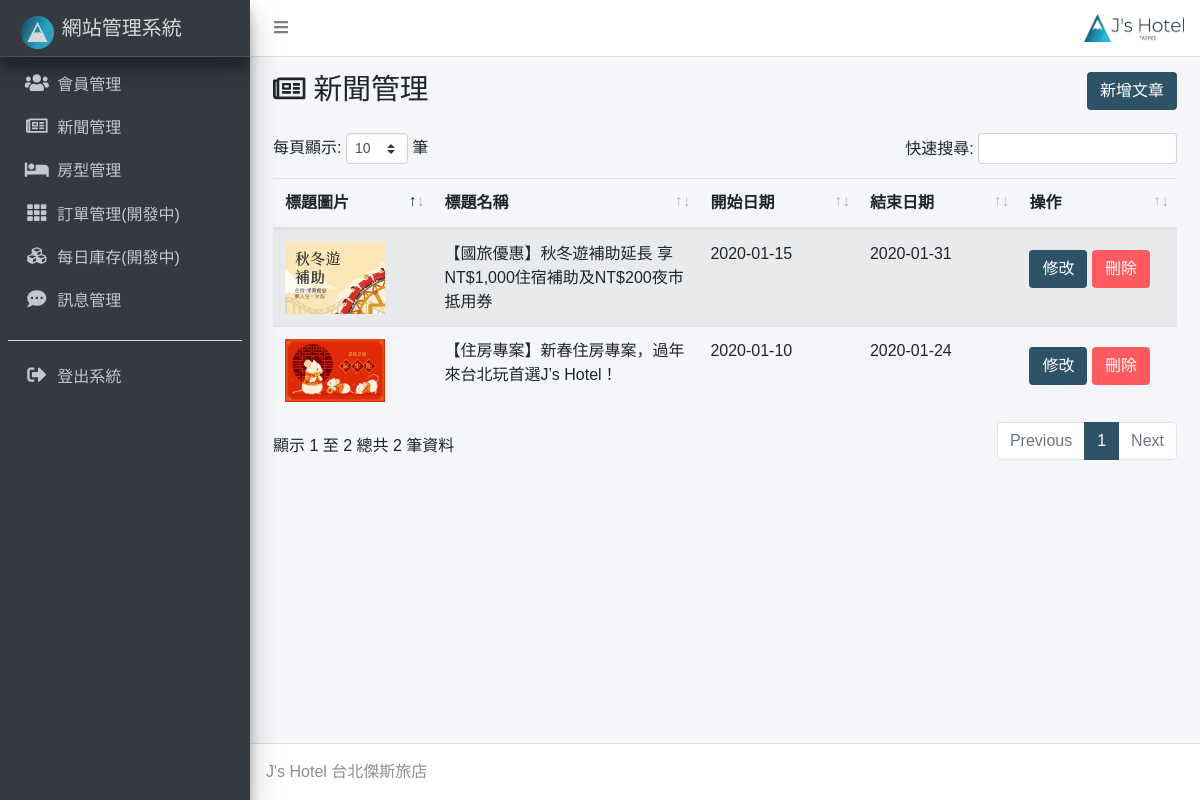
Screenshot of /admin_backend.php?go=admin_news (signed in) with the database file from the repository.
### tables this page shows
CREATE TABLE `news` (
  `id` int(10) UNSIGNED NOT NULL,
  `title` varchar(100) NOT NULL,
  `start_day` date NOT NULL,
  `end_day` date NOT NULL,
  `content` text NOT NULL,
  `title_picture_url` text NOT NULL
);

### sql.php (called while the page is built, shortened)
<?php
$db = new PDO("mysql:host=127.0.0.1;dbname=project;charset=utf8","root","");
function select($tablename, $where)
{
    global $db;
    $sql = "SELECT * FROM " . $tablename . " where " . $where;
    return $db->query($sql)->fetchAll();
}
?>

### admin_news.php (the view, shortened to what this page needs)
<!DOCTYPE html>
<html lang="en">
<head>
  <link rel="stylesheet" href="css/bootstrap.css">
  <link rel="stylesheet" href="css/style.css">
  <link rel="stylesheet" href="plugins/fontawsome/css/fontawesome.css">
  <link rel="stylesheet" href="plugins/datatables-bs4/css/dataTables.bootstrap4.css" />
  <link rel="stylesheet" href="plugins/datepicker/css/bootstrap-datepicker3.css">
  <link rel="stylesheet" href="plugins/datepicker/css/bootstrap-datepicker3.standalone.css">
  <link rel="stylesheet" href="plugins/summernote/summernote-bs4.css">
</head>
<body>
  <section class="content-header">
    <div class="container-fluid">
      <div class="row mb-2">
        <div class="col-6">
          <h1><i class="nav-icon far fa-newspaper mr-2"></i>新聞管理</h1>
        </div>
        <div class="col-6 text-right">
          <button class="btn btn-bluegreen" href="#admin_news_new" data-toggle="modal">新增文章</button>
        </div>
      </div>
    </div>
  </section>
  <section class="content">
    <div class="container-fluid">
      <table id="news" class="w-100 table table-striped table-hover row-border">
        <thead>
          <tr>
            <th width="15%">標題圖片</th>
            <th width="25%">標題名稱</th>
            <th width="15%">開始日期</th>
            <th width="15%">結束日期</th>
            <th width="15%">操作</th>
          </tr>
        </thead>
        <tbody>
          <?php
          $news_all = select('news', '1 ORDER BY start_day DESC');
          foreach ($news_all as $news) {
          ?>
            <tr>
              <td><img src="images/news/<?= $news['title_picture_url'] ?>" width="100px"></td>
              <td><?= $news['title'] ?></td>
              <td><?= $news['start_day'] ?></td>
              <td><?= $news['end_day'] ?></td>
              <td>
                <button class="btn btn-bluegreen mt-2" onclick="op(this)">修改</button>
                <button class="btn btn-red mt-2" onclick="del(<?= $news['id'] ?>)">刪除</button>
              </td>
            </tr>
          <?php
          }
          ?>
        </tbody>
      </table>
    </div>
  </section>
  <div class="pb-3"></div>
  </div>
  </div>
</body>
</html>

### css/style.css (style rules this page uses)
html,body { width: 100%; height: 100%; font-family: "Noto Sans TC", sans-serif; }
* { transition: all 0.5s; }
.btn-bluegreen { color: #fff; background-color: #2e5266; }
.btn-red { color: #fff; background-color: #ff5a5f; }

### rows the page displays
news: title_picture_url (picture), title "【國旅優惠】秋冬遊補助延長 享NT$1,000住宿補助及NT$200夜市抵用券", start_day "2020-01-15", end_day "2020-01-31"
news: title_picture_url (picture), title "【住房專案】新春住房專案，過年來台北玩首選J’s Hotel！", start_day "2020-01-10", end_day "2020-01-24"
